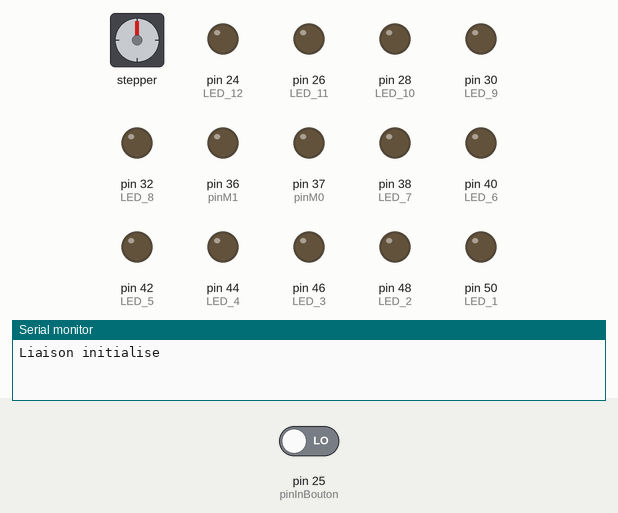
The program below on a simulated Arduino Mega 2560, built with avr-gcc and run on an emulated ATmega2560. On the bench: stepper motor, output pins drawn as LEDs (lit = HIGH), the last lines printed to the serial monitor. Wiring (inferred from the names in the program): stepper motor driver (200 steps per turn assumed): step pin 34; direction pin 35. Dashed ring = blinking. Inputs (shaded band) come from the test bench; at power-on: pin 25 (pinInBouton) LOW. Pins used as bus, display or sensor lines are not drawn.

Above: at 1.2 s.
1.3 s: pin 25 (pinInBouton) driven HIGH
At 29.36 s:
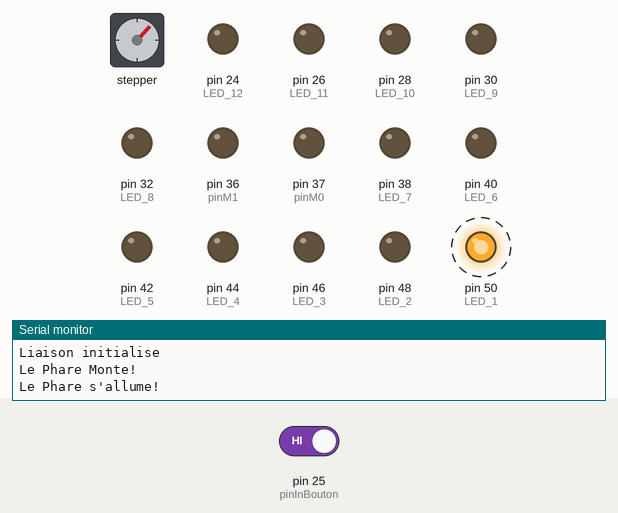
At 30.56 s:
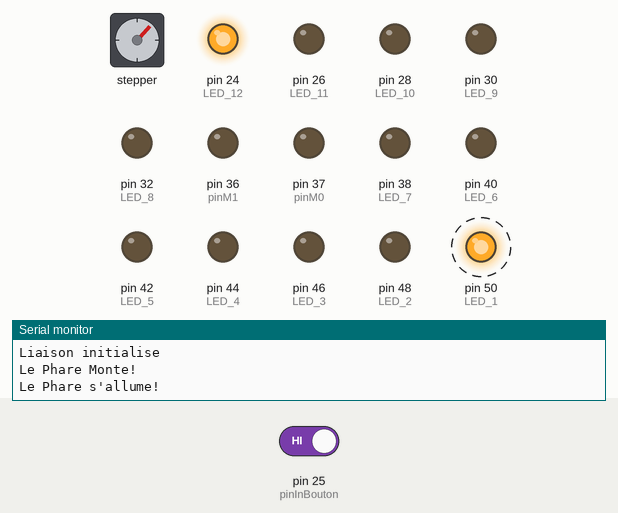
Timing chart, 0 to 30.8 s (numbered marks = the images above; inputs shaded):
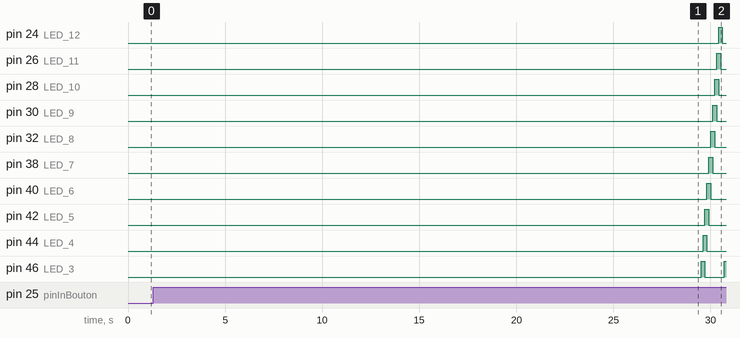

Measured:
- after the input at 1.3 s, pin 24 (LED_12): LOW → HIGH after 29.1 s, → LOW 0.20 s later; pin 26 (LED_11): LOW → HIGH after 29.0 s, → LOW 0.20 s later; pin 28 (LED_10): LOW → HIGH after 28.9 s, → LOW 0.20 s later; pin 30 (LED_9): LOW → HIGH after 28.8 s, → LOW 0.20 s later; pin 32 (LED_8): LOW → HIGH after 28.7 s, → LOW 0.20 s later

The program:

main.cpp
```cpp
#include <Arduino.h>


#define LED_1 50
#define LED_2 48
#define LED_3 46
#define LED_4 44
#define LED_5 42
#define LED_6 40
#define LED_7 38
#define LED_8 32
#define LED_9 30
#define LED_10 28
#define LED_11 26
#define LED_12 24


const uint8_t pinInBouton = 25;
const int delayStepper = 3000;
const uint8_t delayLed = 100;

const uint8_t stepPin = 34;
const uint8_t dirPin = 35;
const uint8_t sleepPin = 22;
const uint8_t pinM0 = 37;
const uint8_t pinM1 = 36;

const int steps = 200;
const float nombreTour = 23.12;

const uint8_t tempsEteint = 200;
void allumerPhare(){ //On allume successivement toutes les leds du phare

  digitalWrite(LED_11, LOW);
  digitalWrite(LED_1, HIGH);
  delay(delayLed);

  digitalWrite(LED_12, LOW);
  digitalWrite(LED_2, HIGH);
  delay(delayLed);

  digitalWrite(LED_1, LOW);
  digitalWrite(LED_3, HIGH);
  delay(delayLed);

  digitalWrite(LED_2, LOW);
  digitalWrite(LED_4, HIGH);
  delay(delayLed);

  digitalWrite(LED_3, LOW);
  digitalWrite(LED_5, HIGH);
  delay(delayLed);

  digitalWrite(LED_4, LOW);
  digitalWrite(LED_6, HIGH);
  delay(delayLed);

  digitalWrite(LED_5, LOW);
  digitalWrite(LED_7, HIGH);
  delay(delayLed);

  digitalWrite(LED_6, LOW);
  digitalWrite(LED_8, HIGH);
  delay(delayLed);

  digitalWrite(LED_7, LOW);
  digitalWrite(LED_9, HIGH);
  delay(delayLed);

  digitalWrite(LED_8, LOW);
  digitalWrite(LED_10, HIGH);
  delay(delayLed);

  digitalWrite(LED_9, LOW);
  digitalWrite(LED_11, HIGH);
  delay(delayLed);

  digitalWrite(LED_10, LOW);
  digitalWrite(LED_12, HIGH);
  delay(delayLed);
}


void monterPhare(bool up, bool holdPosition){
//permet de monter le phare
  digitalWrite(sleepPin, HIGH);
  digitalWrite(dirPin, up ? HIGH : LOW);
  for(int x = 0; x < steps*nombreTour; x++) {
      digitalWrite(stepPin,HIGH);
      delayMicroseconds(delayStepper);
      digitalWrite(stepPin,LOW);
      delayMicroseconds(delayStepper);
    }
  digitalWrite(sleepPin, holdPosition ? HIGH : LOW);
}

void setup() {

//Initialisation des pin
pinMode(LED_1, OUTPUT);
pinMode(LED_2, OUTPUT);
pinMode(LED_3, OUTPUT);
pinMode(LED_4, OUTPUT);
pinMode(LED_5, OUTPUT);
pinMode(LED_6, OUTPUT);
pinMode(LED_7, OUTPUT);
pinMode(LED_8, OUTPUT);
pinMode(LED_9, OUTPUT);
pinMode(LED_10, OUTPUT);
pinMode(LED_11, OUTPUT);
pinMode(LED_12, OUTPUT);


pinMode(pinInBouton, INPUT);

pinMode(stepPin, OUTPUT);
pinMode(dirPin, OUTPUT);
pinMode(sleepPin, OUTPUT);
pinMode(pinM0, OUTPUT);
pinMode(pinM1, OUTPUT);

//On s'assure de l'état BAS des pins du moteur
digitalWrite(pinM0, LOW);
digitalWrite(pinM1, LOW);


Serial.begin(9600);
Serial.println("Liaison initialise");
}
void loop()
{

int tourBoucle = 0;

if (digitalRead(pinInBouton) == HIGH) { //Si on presse le bouton

  Serial.println("Le Phare Monte!");
  monterPhare(true, true);

  delay(tempsEteint);
  Serial.println("Le Phare s'allume!");
  while (1)
  {
    allumerPhare();
    tourBoucle++;
    if (tourBoucle == 100)
      break;
  }


}

}
```
